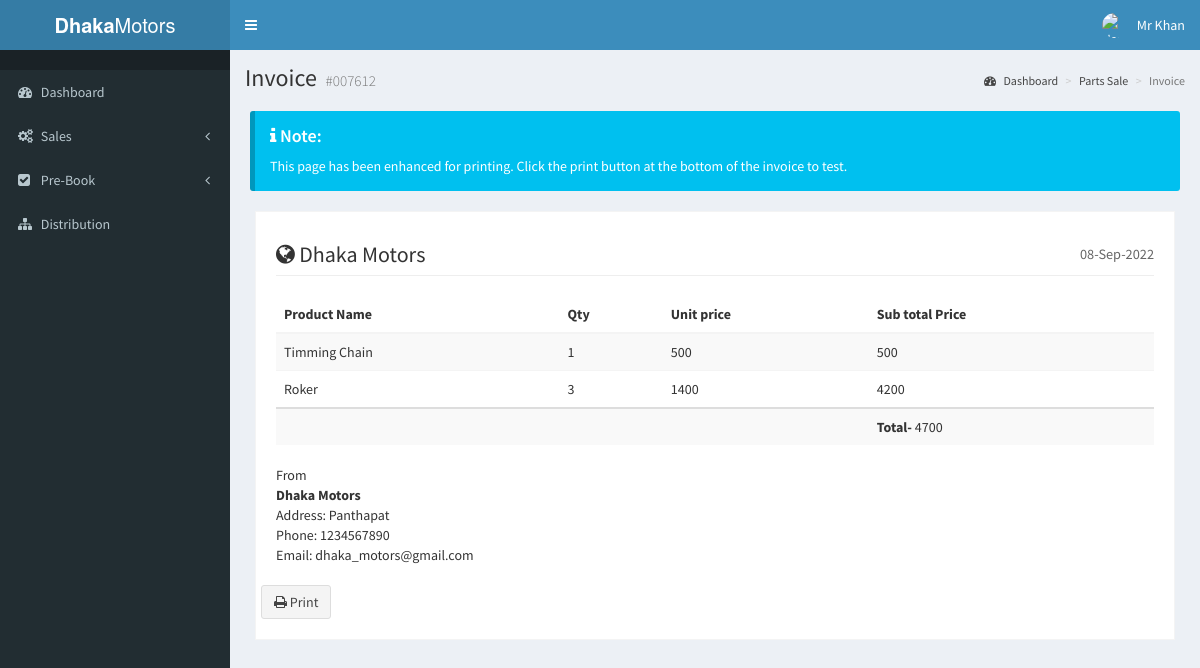
Screenshot of /pages/Manager/invoice_parts.php?saleID=203 (signed in) with the database file from the repository.
### tables this page shows
CREATE TABLE `parts_sale` (
  `id` int(11) NOT NULL,
  `parts_id` int(11) NOT NULL,
  `sale_id` int(11) NOT NULL,
  `qnt` int(100) NOT NULL,
  `customer_id` int(11) NOT NULL,
  `service_id` int(11) NOT NULL
);

CREATE TABLE `parts_info` (
  `parts_id` int(11) NOT NULL,
  `parts_type` varchar(20) NOT NULL,
  `parts_name` varchar(30) NOT NULL,
  `price` double NOT NULL,
  `quantity` int(5) NOT NULL,
  `stock_id` int(11) NOT NULL,
  `staff_id` int(11) NOT NULL
);

### pages/Manager/invoice_parts.php (the view, shortened to what this page needs)
<?php
include 'layout/head.php';
?>
 <div class="content-wrapper">
    <section class="content-header">
      <h1>
        Invoice
        <small>#007612</small>
      </h1>
      <ol class="breadcrumb">
        <li><a href="#"><i class="fa fa-dashboard"></i> Dashboard</a></li>
        <li><a href="#">Parts Sale</a></li>
        <li class="active">Invoice</li>
      </ol>
    </section>
    <div class="pad margin no-print">
      <div class="callout callout-info" style="margin-bottom: 0!important;">
        <h4><i class="fa fa-info"></i> Note:</h4>
        This page has been enhanced for printing. Click the print button at the bottom of the invoice to test.
      </div>
    </div>
    <section class="invoice">
      <div class="row">
        <div class="col-xs-12">
          <h2 class="page-header">
            <i class="fa fa-globe"></i> Dhaka Motors
            <small class="pull-right"><?php echo  date('d-M-Y');?></small>
          </h2>
        </div>
      </div>
      <div class="row">
        <div class="col-xs-12 table-responsive">
          <table class="table table-striped">
            <thead>
            <tr>
              <th>Product Name</th>
              <th>Qty</th>
              <th >Unit price</th>
              <th >Sub total Price</th>
            </tr>
            </thead>
            <tbody>
                <?php
                $connection=mysqli_connect("localhost","root","","dhaka_motors");
                $saleID=$_GET['saleID'];
                $query="select *
                    from parts_sale ps, parts_info p, sale_info s,  customer c
                    where ps.parts_id=p.parts_id
                    and ps.sale_id=s.saleID
                    and ps.customer_id= c.cID
                    and ps.sale_id='$saleID'";
                $result=mysqli_query($connection,$query);
                if($result){
                  $FinalTotal = 0;
                  while($row=mysqli_fetch_array($result, MYSQLI_ASSOC)){
                    echo "<tr>";
                    echo "<td>".$row['parts_name']."</td>";
                    echo "<td>".$row['qnt']."</td>";
                    echo "<td>".$row['price']."</td>";
                    $subTotal = $row['qnt']*$row['price'];
                    echo "<td>".$subTotal."</td>";
                    $FinalTotal += $subTotal;
                    echo "</tr>";
                  }
                }else{
                  echo mysqli_error($connection);
                }
                ?>
            </tbody>
            <tr>
              <td></td>
              <td></td>
              <td></td>
              <td> <?php echo'<b>Total- </b>' .$FinalTotal; ?></td>
          </tr>
          </table>
        </div>
      </div>
      <div class="row invoice-info">
        <div class="col-sm-4 invoice-col">
          From
          <address>
            <strong>Dhaka Motors</strong><br>
            Address: Panthapat<br>
			Phone: 1234567890<br>
			Email: dhaka_motors@gmail.com
          </address>
        </div>
        <div class="col-sm-4 invoice-col">
      </div>
      <div class="row no-print">
        <div class="col-xs-12">
        <?php echo "<a href=print_invoice_parts.php?saleID=$saleID target=_blank class='btn btn-default'><i class='fa fa-print'></i> Print</a>"?>
        </div>
      </div>
    </section>
  </div>
<?php
 include 'layout/foot.php';
?>

### rows the page displays
parts_sale: parts.parts_name "Timming Chain", qnt "1", parts.price "500"
parts_sale: parts.parts_name "Roker", qnt "3", parts.price "1400", qnt.price "4200"

### other values shown
$_SESSION['userName'] "Mr Khan"
$FinalTotal "4700"
